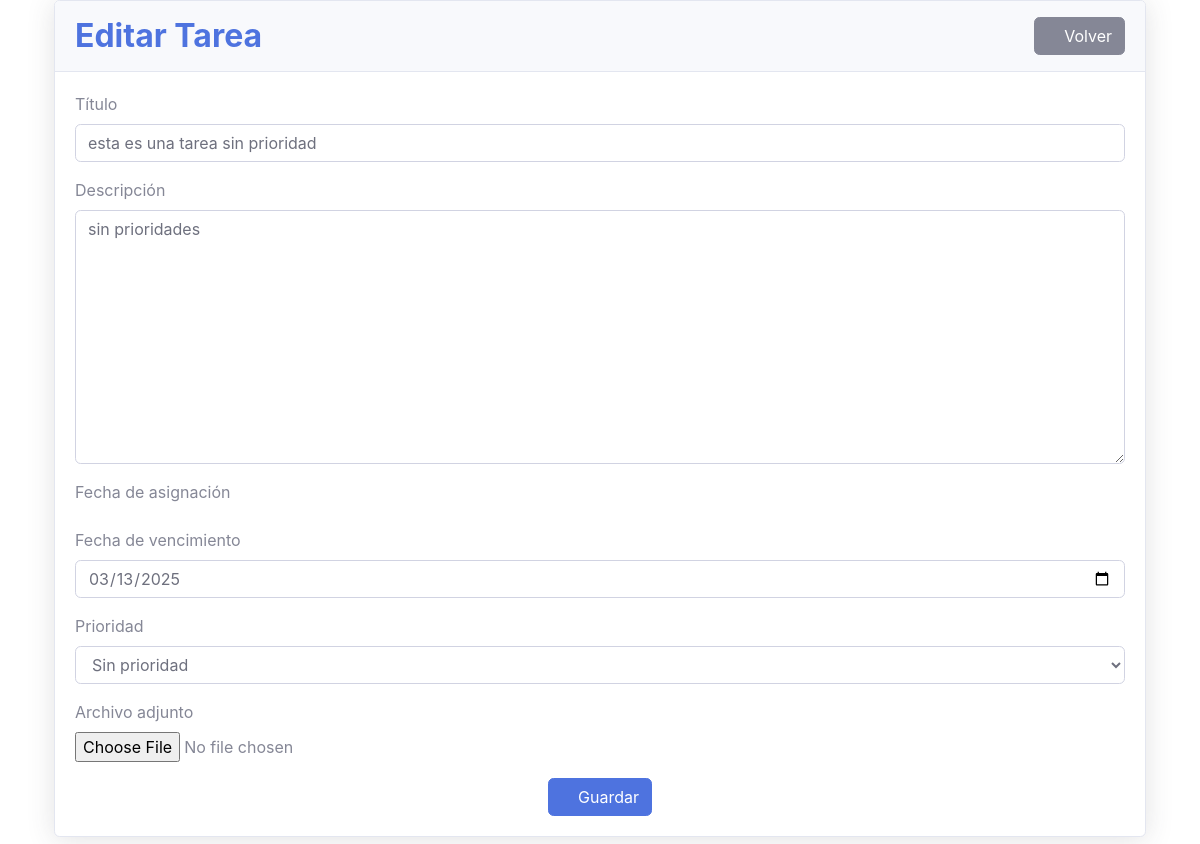
/tasks/update/18/ (signed in), run on the app's committed database.
### tasks/models.py (models this page shows)
class Task(models.Model):
    PRIORITY_CHOICES = [
        ('sin_prioridad', 'Sin prioridad'),
        ('muy_baja', 'Muy baja'),
        ('baja', 'Baja'),
        ('alta', 'Alta'),
        ('muy_alta', 'Muy alta'),
        ('urgente', 'Urgente'),
    ]
    user = models.ForeignKey(User, on_delete=models.CASCADE)
    title = models.CharField(max_length=200)
    nota = models.TextField(blank=True, null=True)  # Campo de nota
    fecha_asignacion = models.DateTimeField(default=timezone.now)
    fecha_vencimiento = models.DateField(
        default=timezone.now)  # Valor predeterminado
    archivo = models.FileField(upload_to='archivos/', blank=True, null=True)
    resuelto = models.BooleanField(default=False)
    priority = models.CharField(
        max_length=20, choices=PRIORITY_CHOICES, default='sin_prioridad')

### tasks/views.py (the view)
# urls.py: path('update/<int:pk>/', views.task_update, name='task_update'),
@login_required
def task_update(request, pk):
    task = get_object_or_404(Task, pk=pk, user=request.user)
    if request.method == 'POST':
        form = TaskForm(request.POST, request.FILES, instance=task)
        if form.is_valid():
            form.save()
            messages.success(request, 'Tarea actualizada exitosamente.')
            return redirect('task_list')
        else:
            messages.error(
                request, 'Por favor corrige los errores en el formulario.')
    else:
        form = TaskForm(instance=task)
    return render(request, 'tasks/task_update.html', {'form': form})

### tasks/forms.py
class TaskForm(forms.ModelForm):
    class Meta:
        model = Task
        fields = ['title', 'nota', 'fecha_vencimiento', 'archivo', 'priority']
        widgets = {
            'fecha_vencimiento': forms.DateInput(attrs={'type': 'date'}),
        }

### tasks/templates/tasks/task_update.html (shortened to what this page needs)
{% load static %}
{% load widget_tweaks %}
<!DOCTYPE html>
<html lang="es">
<head>
    <link rel="stylesheet" href="{% static 'css/sb-admin-2.min.css' %}">
    <link rel="stylesheet" href="{% static 'vendor/fontawesome-free/css/all.min.css' %}">
</head>
<body>
    <div class="container">
        <div class="card shadow mb-4">
            <div class="card-header py-3 d-flex justify-content-between align-items-center">
                <h2 class="m-0 font-weight-bold text-primary">Editar Tarea</h2>
                <a href="{% url 'task_list' %}" class="btn btn-secondary">
                    <i class="fas fa-arrow-left"></i> Volver
                </a>
            </div>
            <div class="card-body">
                <form method="post" enctype="multipart/form-data">
                    <div class="form-group">
                        <label for="{{ form.title.id_for_label }}">Título</label>
                        {{ form.title|add_class:"form-control form-control-user" }}
                    </div>
                    <div class="form-group">
                        <label for="{{ form.nota.id_for_label }}">Descripción</label>
                        {{ form.nota|add_class:"form-control form-control-user" }}
                    </div>
                    <div class="form-group">
                        <label for="{{ form.fecha_asignacion.id_for_label }}">Fecha de asignación</label>
                    </div>
                    <div class="form-group">
                        <label for="{{ form.fecha_vencimiento.id_for_label }}">Fecha de vencimiento</label>
                        {{ form.fecha_vencimiento|add_class:"form-control form-control-user" }}
                    </div>
                      <div class="form-group">
                        <label for="{{ form.priority.id_for_label }}">Prioridad</label>
                        {{ form.priority|add_class:"form-control" }}
                    </div>
                    <div class="form-group">
                        <label for="{{ form.archivo.id_for_label }}">Archivo adjunto</label>
                        {{ form.archivo|add_class:"form-control-file" }}
                    </div>
                    <div class="d-flex justify-content-center">
                        <button type="submit" class="btn btn-primary">
                            <i class="fas fa-save"></i> Guardar
                        </button>
                    </div>
                </form>
            </div>
        </div>
    </div>
</body>
</html>

### data on the page
Task: title "esta es una tarea sin prioridad", nota "sin prioridades", fecha_vencimiento "03/13/2025", priority "Sin prioridad"
